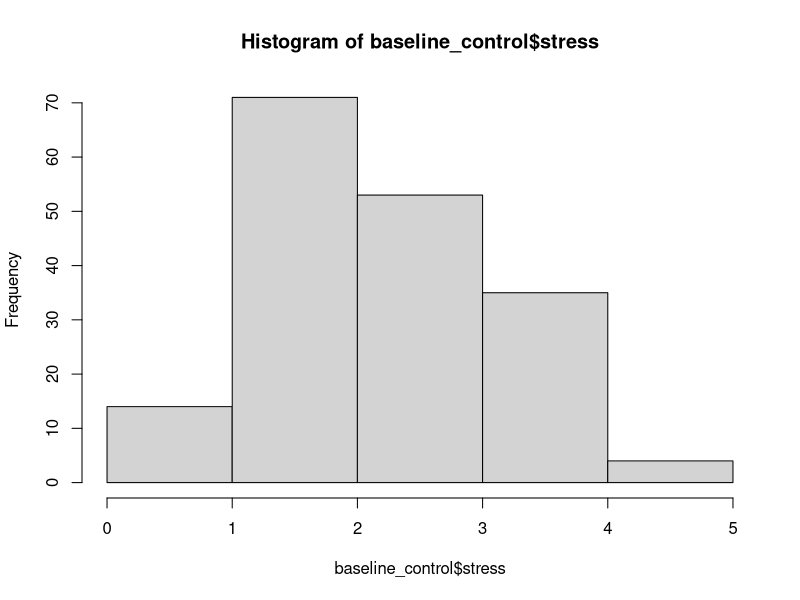
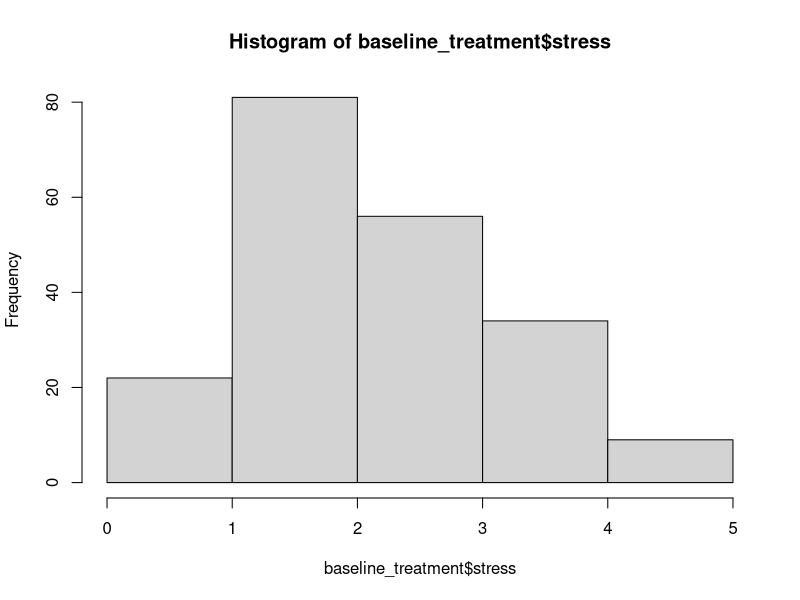
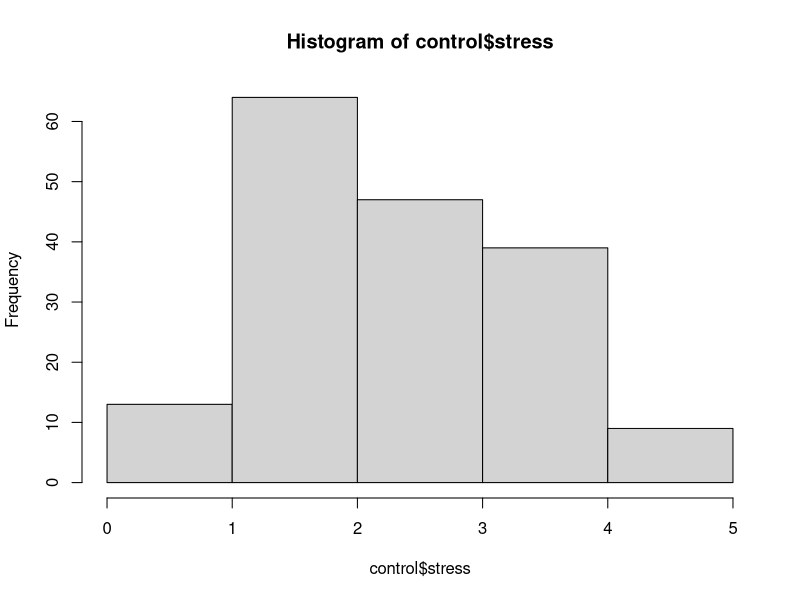
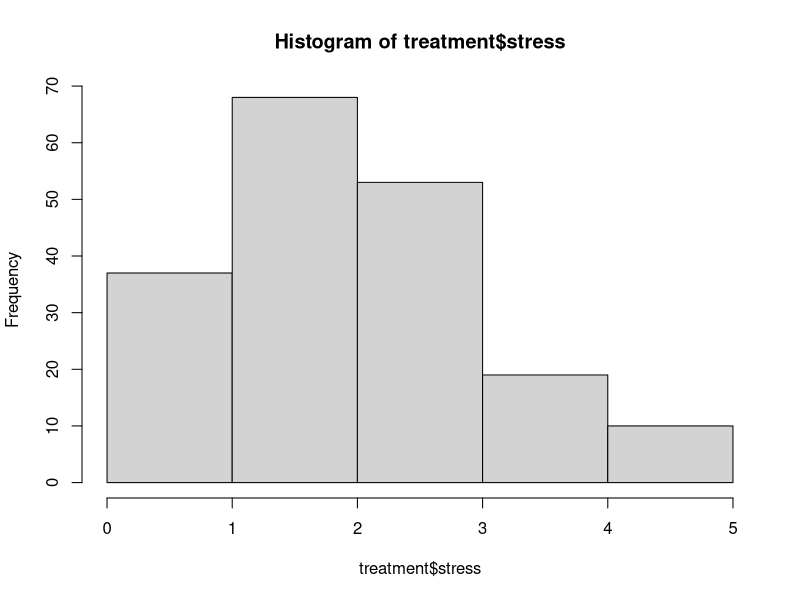
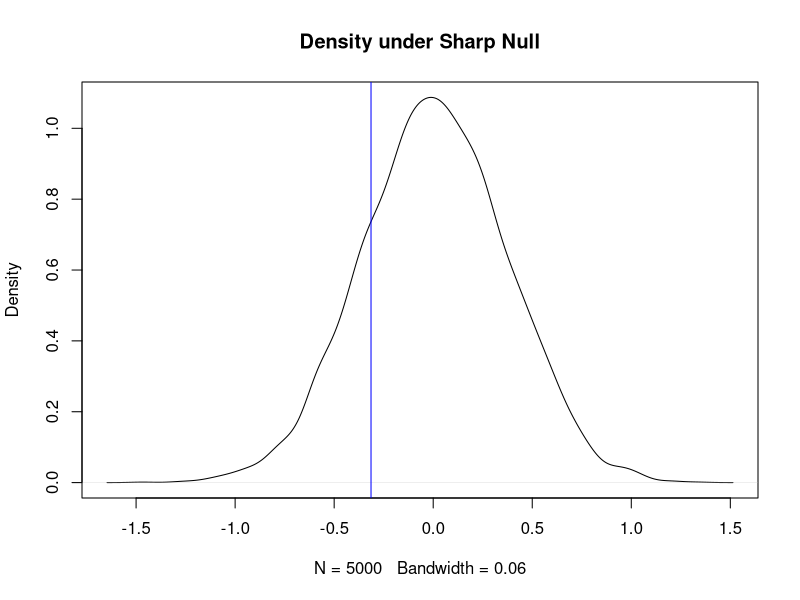

Write R code to recreate these figures, in order.
## ---- chunk 1
knitr::opts_chunk$set(echo = TRUE)
## ---- chunk 2
# Load packages
library(data.table)
## ---- chunk 3
# Load data
assignments <- read.csv("./assignments-refined.csv")
d <- read.csv("./everyone-refined.csv")
d <- data.table(d)
# d$timestamp <-as.Date(d$timestamp,format='%Y/%m/%d')
## ---- chunk 4
# d[username == "jljones.dt@gmail.com" | username == "victorwwang@gmail.com" | username == "jill.wishart@hotmail.com"]

# merge(d, assignments, by.x = "username", by.y = "email")

# assignments[match(trimws(d$username), trimws(assignments$email)), "treat"]
## ---- chunk 5
# Baseline - Control
baseline_control <- d[assignment == 'b' & treat == 0, ]

summary(baseline_control$stress)
## ---- chunk 6
sd(baseline_control$stress)
## ---- chunk 7
hist(baseline_control$stress, breaks=seq(0,5))
## ---- chunk 8
# Baseline - Treatment
baseline_treatment <- d[assignment == 'b' & treat == 1, ]

summary(baseline_treatment$stress)
## ---- chunk 9
sd(baseline_treatment$stress)
## ---- chunk 10
hist(baseline_treatment$stress, breaks=seq(0,5))
## ---- chunk 11
# Control
control <- d[assignment == 'c', 'stress']

summary(control$stress)
## ---- chunk 12
sd(control$stress)
## ---- chunk 13
hist(control$stress, breaks=seq(0,5))
## ---- chunk 14
# Treatment 
treatment <- d[assignment == 't', 'stress']

summary(treatment$stress)
## ---- chunk 15
sd(treatment$stress)
## ---- chunk 16
hist(treatment$stress, breaks=seq(0,5))
## ---- chunk 17
# treatment - baseline_treatment 
mean(treatment$stress) - mean(baseline_treatment$stress)

# control - baseline_control
mean(control$stress) - mean(baseline_control$stress)

# difference in difference 
ate <- (mean(treatment$stress) - mean(baseline_treatment$stress)) - (mean(control$stress) - mean(baseline_control$stress))
## ---- chunk 18
# CACE = ATE / alpha 
# alpha = share of treatment subjects actually treated (application rate, compliance rate)
# compliers = defined as those who never answered no for the "dnd" variable; assumes that the subject kept dnd on for days he/she did not answer the survey
# alternatively, compliers could be defined as those who answered all 7 surveys during the treatment period and never answered no for the "dnd" variable
## ---- chunk 19
# Number of people in the treatment group that did not comply
alpha_num <- nrow(unique(d[dnd == "No" & treat == 1, "username"]))
alpha_num
## ---- chunk 20
# Total number of people in treatment
alpha_denom <- nrow(unique(d[dnd == "Yes" | dnd == "No", "username"]))
## ---- chunk 21
# Calculation for alpha
alpha <- (alpha_denom-alpha_num) / alpha_denom
## ---- chunk 22
# CACE
ate / alpha
## ---- chunk 23
# Randomization inference
po.control <- c(seq(from = 1, to = 5))
po.treatment <- po.control
po.control
## ---- chunk 24
randomize <- function() {
sample(c(rep(0,30),rep(1,30)))
}

randomize()
## ---- chunk 25
treatment <- randomize()
treatment
## ---- chunk 26
table(treatment)
## ---- chunk 27
outcomes <- po.treatment * treatment + po.control*(1-treatment)
outcomes
## ---- chunk 28
est.ate <- function(outcome, treat) {
mean(outcome[treat==1]) - mean(outcome[treat==0])
}
## ---- chunk 29
est.ate(outcomes, treatment)
## ---- chunk 30
distribution.under.sharp.null <- replicate(5000, est.ate(outcomes,
randomize() ) )
## ---- chunk 31
plot(density(distribution.under.sharp.null),
main = "Density under Sharp Null")
abline(v = ate, col = "blue")
## ---- chunk 32
mean(ate >= distribution.under.sharp.null) #p-value
